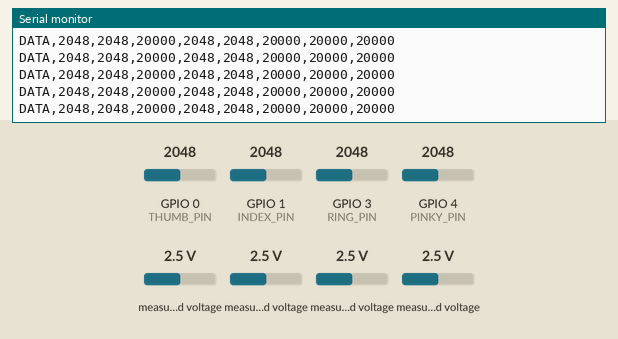
Simulated run of this sketch. Board: ESP32-C3. On the bench: the last lines printed to the serial monitor. The inputs (shaded band) are chosen by the test bench; at power-on: measured voltage 2.5 V, GPIO 0 (THUMB_PIN) = 2048, GPIO 1 (INDEX_PIN) = 2048, GPIO 3 (RING_PIN) = 2048, GPIO 4 (PINKY_PIN) = 2048 (analog values on the 0–4095 scale).

Above: at 1.5 s.
1.6 s: measured voltage (sensor 200) set to 0.1 V
At 1.65 s:
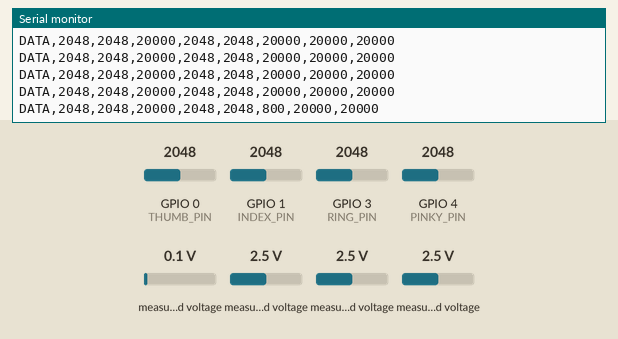
3.1 s: measured voltage (sensor 201) set to 0.1 V
At 3.1 s:
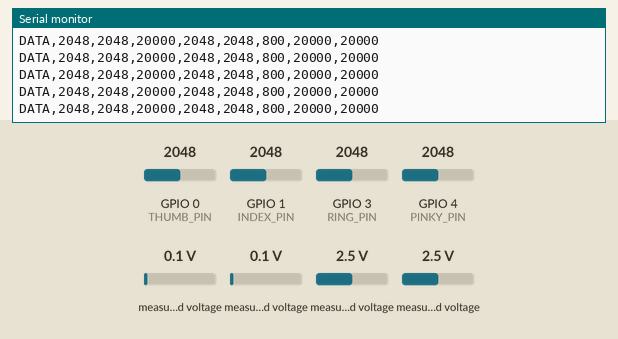
4.6 s: measured voltage (sensor 202) set to 0.1 V
At 4.6 s:
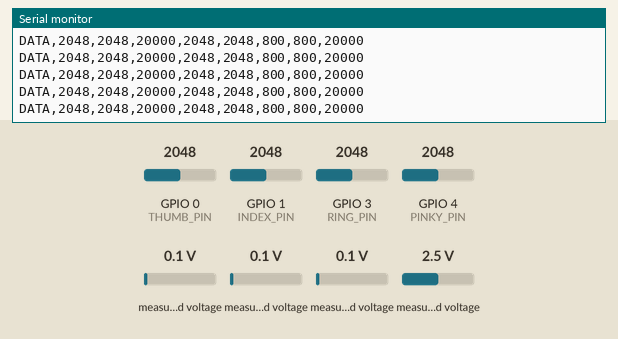
6.1 s: measured voltage (sensor 203) set to 0.1 V
At 6.1 s:
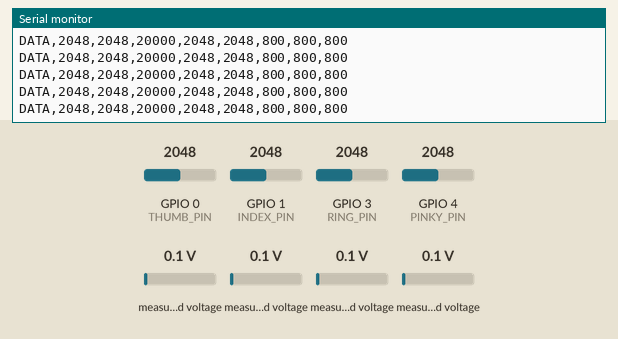
7.6 s: GPIO 0 (THUMB_PIN) set to 2866
At 7.6 s:
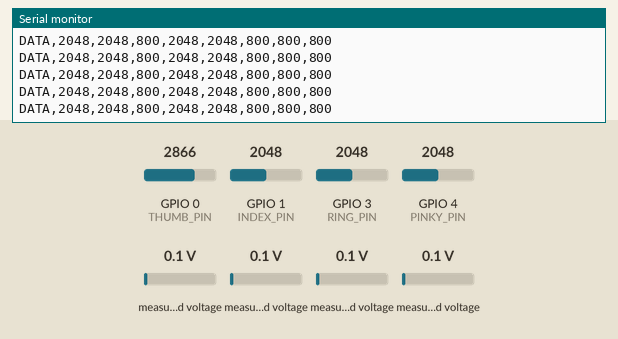
9.1 s: GPIO 1 (INDEX_PIN) set to 2866
At 9.1 s:
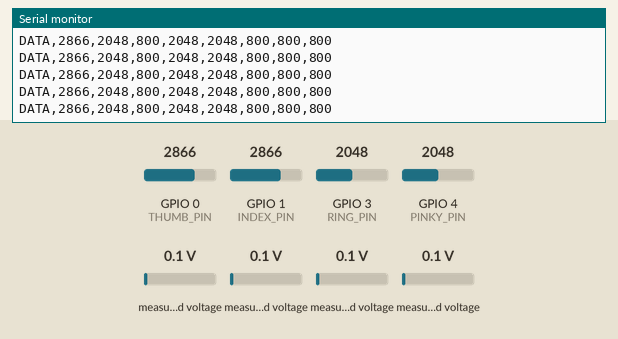

The sketch:

Glove_Streamer.ino
```cpp
#include <Wire.h>
#include <Adafruit_ADS1X15.h>

// Glove Motion Lab - ESP32-C3 + ADS1115 firmware
// Serial protocol (one line every 50 ms):
// DATA,thumb,index,middle,ring,pinky,fsr1,fsr2,fsr3

#define THUMB_PIN  0
#define INDEX_PIN  1
#define RING_PIN   3
#define PINKY_PIN  4

#define SDA_PIN    6
#define SCL_PIN    7
#define ADS_ADDRESS 0x48

Adafruit_ADS1115 ads;
const unsigned long SAMPLE_INTERVAL_MS = 50;
unsigned long lastSample = 0;

void setup() {
  Serial.begin(115200);
  analogReadResolution(12);
  Wire.begin(SDA_PIN, SCL_PIN);

  if (!ads.begin(ADS_ADDRESS, &Wire)) {
    Serial.println("ERROR,ADS1115_NOT_FOUND");
    while (true) delay(1000);
  }

  // +/-4.096 V range: safe for 0-3.3 V signals, with 0.125 mV/bit.
  ads.setGain(GAIN_ONE);
  ads.setDataRate(RATE_ADS1115_250SPS);
  delay(300);
  Serial.println("READY,GLOVE_MOTION_LAB");
}

void loop() {
  const unsigned long now = millis();
  if (now - lastSample < SAMPLE_INTERVAL_MS) return;
  lastSample = now;

  // Four flex channels on ESP32 ADC1 (GPIO0, GPIO1, GPIO3, GPIO4).
  const int thumb = analogRead(THUMB_PIN);
  const int index = analogRead(INDEX_PIN);
  const int ring  = analogRead(RING_PIN);
  const int pinky = analogRead(PINKY_PIN);

  // ADS1115 channels: A3 = middle flex; A0-A2 = FSR1-FSR3.
  const int16_t fsr1   = ads.readADC_SingleEnded(0);
  const int16_t fsr2   = ads.readADC_SingleEnded(1);
  const int16_t fsr3   = ads.readADC_SingleEnded(2);
  const int16_t middle = ads.readADC_SingleEnded(3);

  // Keep this as a machine-readable CSV line; do not print the PuTTY dashboard.
  Serial.print("DATA,");
  Serial.print(thumb);  Serial.print(',');
  Serial.print(index);  Serial.print(',');
  Serial.print(middle); Serial.print(',');
  Serial.print(ring);   Serial.print(',');
  Serial.print(pinky);  Serial.print(',');
  Serial.print(fsr1);   Serial.print(',');
  Serial.print(fsr2);   Serial.print(',');
  Serial.println(fsr3);
}
```

Measured:
- after the input at 1.6 s, the serial monitor: prints a new line at once (image 1)
